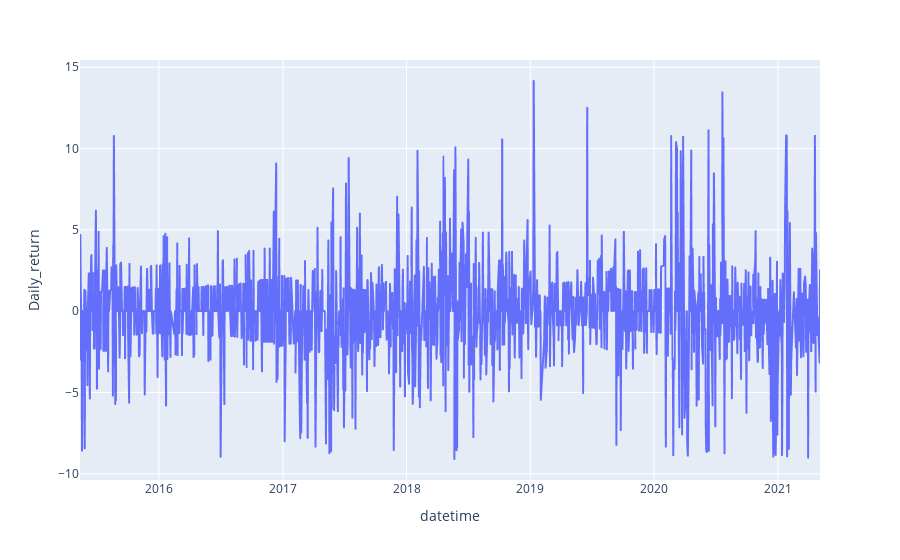

The code cell stored with this chart in its notebook:
### Code cell
fig = go.Figure()
px.line(df, x='datetime', y='Daily_return', labels={'x':'Date', 'y':'Daily_Return_%'})

### Figure 1 — Plotly figure (JSON) as saved in the notebook; plotly's stock layout.template omitted (floating-point values rounded to 4 significant figures; data arrays with more than 128 entries replaced by an {"elided": "..."} marker saying what was removed)
{"data": [{"hovertemplate": "datetime=%{x}<br>Daily_return=%{y}<extra></extra>", "legendgroup": "", "line": {"color": "#636efa", "dash": "solid"}, "mode": "lines", "name": "", "showlegend": false, "type": "scattergl", "x": {"elided": "1499 str values"}, "xaxis": "x", "y": {"elided": "1499 float values"}, "yaxis": "y"}], "layout": {"legend": {"tracegroupgap": 0}, "margin": {"t": 60}, "xaxis": {"anchor": "y", "domain": [0, 1], "title": {"text": "datetime"}}, "yaxis": {"anchor": "x", "domain": [0, 1], "title": {"text": "Daily_return"}}}}
